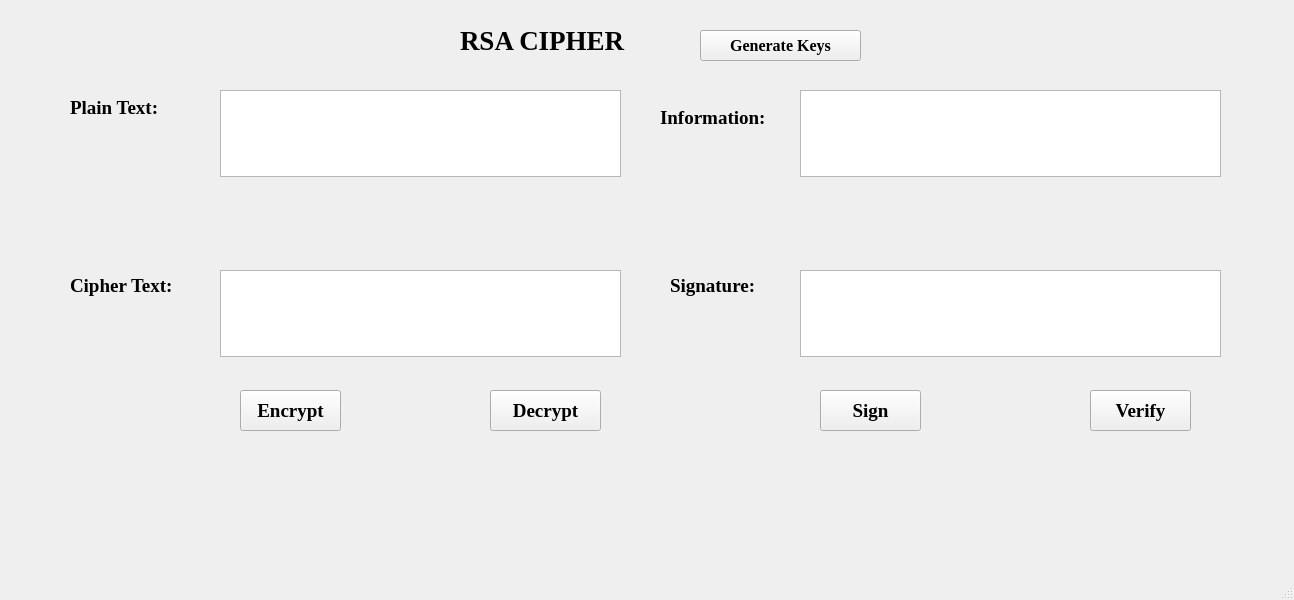
<?xml version="1.0" encoding="UTF-8"?>
<ui version="4.0">
 <class>MainWindow</class>
 <widget class="QMainWindow" name="MainWindow">
  <property name="geometry">
   <rect>
    <x>0</x>
    <y>0</y>
    <width>1294</width>
    <height>600</height>
   </rect>
  </property>
  <property name="windowTitle">
   <string>MainWindow</string>
  </property>
  <widget class="QWidget" name="centralwidget">
   <widget class="QLabel" name="label">
    <property name="geometry">
     <rect>
      <x>460</x>
      <y>20</y>
      <width>201</width>
      <height>41</height>
     </rect>
    </property>
    <property name="font">
     <font>
      <family>Times New Roman</family>
      <pointsize>20</pointsize>
      <weight>75</weight>
      <bold>true</bold>
     </font>
    </property>
    <property name="text">
     <string>RSA CIPHER</string>
    </property>
   </widget>
   <widget class="QLabel" name="label_2">
    <property name="geometry">
     <rect>
      <x>70</x>
      <y>100</y>
      <width>111</width>
      <height>16</height>
     </rect>
    </property>
    <property name="font">
     <font>
      <family>Times New Roman</family>
      <pointsize>14</pointsize>
      <weight>75</weight>
      <bold>true</bold>
     </font>
    </property>
    <property name="text">
     <string>Plain Text:</string>
    </property>
   </widget>
   <widget class="QLabel" name="label_3">
    <property name="geometry">
     <rect>
      <x>70</x>
      <y>270</y>
      <width>131</width>
      <height>31</height>
     </rect>
    </property>
    <property name="font">
     <font>
      <family>Times New Roman</family>
      <pointsize>14</pointsize>
      <weight>75</weight>
      <bold>true</bold>
     </font>
    </property>
    <property name="text">
     <string>Cipher Text:</string>
    </property>
   </widget>
   <widget class="QLabel" name="label_4">
    <property name="geometry">
     <rect>
      <x>660</x>
      <y>110</y>
      <width>131</width>
      <height>16</height>
     </rect>
    </property>
    <property name="font">
     <font>
      <family>Times New Roman</family>
      <pointsize>14</pointsize>
      <weight>75</weight>
      <bold>true</bold>
     </font>
    </property>
    <property name="text">
     <string>Information:</string>
    </property>
   </widget>
   <widget class="QLabel" name="label_5">
    <property name="geometry">
     <rect>
      <x>670</x>
      <y>270</y>
      <width>121</width>
      <height>31</height>
     </rect>
    </property>
    <property name="font">
     <font>
      <family>Times New Roman</family>
      <pointsize>14</pointsize>
      <weight>75</weight>
      <bold>true</bold>
     </font>
    </property>
    <property name="text">
     <string>Signature:</string>
    </property>
   </widget>
   <widget class="QPushButton" name="btn_generate">
    <property name="geometry">
     <rect>
      <x>700</x>
      <y>30</y>
      <width>161</width>
      <height>31</height>
     </rect>
    </property>
    <property name="font">
     <font>
      <family>Times New Roman</family>
      <pointsize>12</pointsize>
      <weight>75</weight>
      <bold>true</bold>
     </font>
    </property>
    <property name="text">
     <string>Generate Keys</string>
    </property>
   </widget>
   <widget class="QPushButton" name="btn_encrypt">
    <property name="geometry">
     <rect>
      <x>240</x>
      <y>390</y>
      <width>101</width>
      <height>41</height>
     </rect>
    </property>
    <property name="font">
     <font>
      <family>Times New Roman</family>
      <pointsize>14</pointsize>
      <weight>75</weight>
      <bold>true</bold>
     </font>
    </property>
    <property name="text">
     <string>Encrypt</string>
    </property>
   </widget>
   <widget class="QPushButton" name="btn_decrypt">
    <property name="geometry">
     <rect>
      <x>490</x>
      <y>390</y>
      <width>111</width>
      <height>41</height>
     </rect>
    </property>
    <property name="font">
     <font>
      <family>Times New Roman</family>
      <pointsize>14</pointsize>
      <weight>75</weight>
      <bold>true</bold>
     </font>
    </property>
    <property name="text">
     <string>Decrypt</string>
    </property>
   </widget>
   <widget class="QPushButton" name="btn_sign">
    <property name="geometry">
     <rect>
      <x>820</x>
      <y>390</y>
      <width>101</width>
      <height>41</height>
     </rect>
    </property>
    <property name="font">
     <font>
      <family>Times New Roman</family>
      <pointsize>14</pointsize>
      <weight>75</weight>
      <bold>true</bold>
     </font>
    </property>
    <property name="text">
     <string>Sign</string>
    </property>
   </widget>
   <widget class="QPushButton" name="btn_verify">
    <property name="geometry">
     <rect>
      <x>1090</x>
      <y>390</y>
      <width>101</width>
      <height>41</height>
     </rect>
    </property>
    <property name="font">
     <font>
      <family>Times New Roman</family>
      <pointsize>14</pointsize>
      <weight>75</weight>
      <bold>true</bold>
     </font>
    </property>
    <property name="text">
     <string>Verify</string>
    </property>
   </widget>
   <widget class="QTextEdit" name="textEdit">
    <property name="geometry">
     <rect>
      <x>220</x>
      <y>90</y>
      <width>401</width>
      <height>87</height>
     </rect>
    </property>
   </widget>
   <widget class="QTextEdit" name="textEdit_2">
    <property name="geometry">
     <rect>
      <x>220</x>
      <y>270</y>
      <width>401</width>
      <height>87</height>
     </rect>
    </property>
   </widget>
   <widget class="QTextEdit" name="textEdit_3">
    <property name="geometry">
     <rect>
      <x>800</x>
      <y>90</y>
      <width>421</width>
      <height>87</height>
     </rect>
    </property>
   </widget>
   <widget class="QTextEdit" name="textEdit_4">
    <property name="geometry">
     <rect>
      <x>800</x>
      <y>270</y>
      <width>421</width>
      <height>87</height>
     </rect>
    </property>
   </widget>
  </widget>
  <widget class="QMenuBar" name="menubar">
   <property name="geometry">
    <rect>
     <x>0</x>
     <y>0</y>
     <width>1294</width>
     <height>26</height>
    </rect>
   </property>
  </widget>
  <widget class="QStatusBar" name="statusbar"/>
 </widget>
 <resources/>
 <connections/>
</ui>
